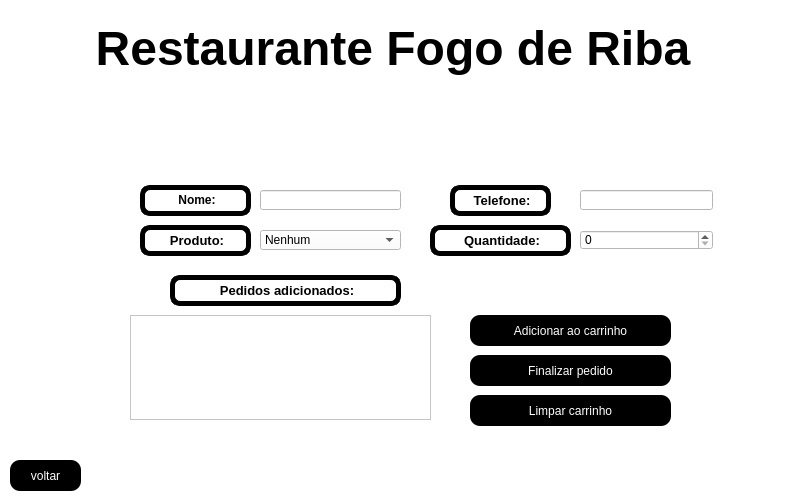
<?xml version="1.0" encoding="UTF-8"?>
<ui version="4.0">
 <class>MainWindow</class>
 <widget class="QMainWindow" name="MainWindow">
  <property name="geometry">
   <rect>
    <x>0</x>
    <y>0</y>
    <width>790</width>
    <height>500</height>
   </rect>
  </property>
  <property name="minimumSize">
   <size>
    <width>790</width>
    <height>500</height>
   </size>
  </property>
  <property name="maximumSize">
   <size>
    <width>790</width>
    <height>500</height>
   </size>
  </property>
  <property name="windowTitle">
   <string>MainWindow</string>
  </property>
  <property name="styleSheet">
   <string notr="true">background-color: rgb(255, 255, 255);</string>
  </property>
  <widget class="QWidget" name="centralwidget">
   <widget class="QLabel" name="label_titulo">
    <property name="geometry">
     <rect>
      <x>80</x>
      <y>20</y>
      <width>626</width>
      <height>58</height>
     </rect>
    </property>
    <property name="styleSheet">
     <string notr="true">background-color: transparent;
color: rgb(0, 0, 0);</string>
    </property>
    <property name="text">
     <string>&lt;html&gt;&lt;head/&gt;&lt;body&gt;&lt;p align=&quot;center&quot;&gt;&lt;span style=&quot; font-size:36pt; font-weight:600;&quot;&gt;Restaurante Fogo de Riba&lt;/span&gt;&lt;/p&gt;&lt;/body&gt;&lt;/html&gt;</string>
    </property>
   </widget>
   <widget class="QLabel" name="label_nome">
    <property name="geometry">
     <rect>
      <x>140</x>
      <y>185</y>
      <width>111</width>
      <height>31</height>
     </rect>
    </property>
    <property name="styleSheet">
     <string notr="true">color: rgb(0, 0, 0);
font: 10pt &quot;Ravie&quot;;
border-radius: 10px;
border-style: solid;
border-width: 5px;
border-color: rgb(0, 0, 0);</string>
    </property>
    <property name="text">
     <string>&lt;html&gt;&lt;head/&gt;&lt;body&gt;&lt;p align=&quot;center&quot;&gt;&lt;span style=&quot; font-weight:600;&quot;&gt;Nome:&lt;/span&gt;&lt;/p&gt;&lt;/body&gt;&lt;/html&gt;</string>
    </property>
   </widget>
   <widget class="QLineEdit" name="lineEdit_cliente">
    <property name="geometry">
     <rect>
      <x>260</x>
      <y>190</y>
      <width>141</width>
      <height>20</height>
     </rect>
    </property>
    <property name="styleSheet">
     <string notr="true">background-color: rgb(255, 255, 255);</string>
    </property>
   </widget>
   <widget class="QLabel" name="label_produto">
    <property name="geometry">
     <rect>
      <x>140</x>
      <y>225</y>
      <width>111</width>
      <height>31</height>
     </rect>
    </property>
    <property name="styleSheet">
     <string notr="true">color: rgb(0, 0, 0);
font: 8pt &quot;Ravie&quot;;
border-radius: 10px;
border-style: solid;
border-width: 5px;
border-color: rgb(0, 0, 0);</string>
    </property>
    <property name="text">
     <string>&lt;html&gt;&lt;head/&gt;&lt;body&gt;&lt;p align=&quot;center&quot;&gt;&lt;span style=&quot; font-size:10pt; font-weight:600;&quot;&gt;Produto:&lt;/span&gt;&lt;/p&gt;&lt;/body&gt;&lt;/html&gt;</string>
    </property>
   </widget>
   <widget class="QComboBox" name="comboBox_pedido">
    <property name="geometry">
     <rect>
      <x>260</x>
      <y>230</y>
      <width>141</width>
      <height>20</height>
     </rect>
    </property>
    <property name="styleSheet">
     <string notr="true">background-color: rgb(255, 255, 255);</string>
    </property>
    <item>
     <property name="text">
      <string>Nenhum</string>
     </property>
    </item>
   </widget>
   <widget class="QLabel" name="label_pedidos">
    <property name="geometry">
     <rect>
      <x>170</x>
      <y>275</y>
      <width>231</width>
      <height>31</height>
     </rect>
    </property>
    <property name="styleSheet">
     <string notr="true">color: rgb(0, 0, 0);
font: 8pt &quot;Ravie&quot;;
border-radius: 10px;
border-style: solid;
border-width: 5px;
border-color: rgb(0, 0, 0);</string>
    </property>
    <property name="text">
     <string>&lt;html&gt;&lt;head/&gt;&lt;body&gt;&lt;p align=&quot;center&quot;&gt;&lt;span style=&quot; font-size:10pt; font-weight:600;&quot;&gt;Pedidos adicionados:&lt;/span&gt;&lt;/p&gt;&lt;/body&gt;&lt;/html&gt;</string>
    </property>
   </widget>
   <widget class="QTextEdit" name="textEdit_listaPedidos">
    <property name="geometry">
     <rect>
      <x>130</x>
      <y>315</y>
      <width>301</width>
      <height>105</height>
     </rect>
    </property>
    <property name="styleSheet">
     <string notr="true">background-color: rgb(255, 255, 255);</string>
    </property>
    <property name="html">
     <string>&lt;!DOCTYPE HTML PUBLIC &quot;-//W3C//DTD HTML 4.0//EN&quot; &quot;http://www.w3.org/TR/REC-html40/strict.dtd&quot;&gt;
&lt;html&gt;&lt;head&gt;&lt;meta name=&quot;qrichtext&quot; content=&quot;1&quot; /&gt;&lt;style type=&quot;text/css&quot;&gt;
p, li { white-space: pre-wrap; }
&lt;/style&gt;&lt;/head&gt;&lt;body style=&quot; font-family:'MS Shell Dlg 2'; font-size:8.25pt; font-weight:400; font-style:normal;&quot;&gt;
&lt;p style=&quot;-qt-paragraph-type:empty; margin-top:0px; margin-bottom:0px; margin-left:0px; margin-right:0px; -qt-block-indent:0; text-indent:0px;&quot;&gt;&lt;br /&gt;&lt;/p&gt;&lt;/body&gt;&lt;/html&gt;</string>
    </property>
   </widget>
   <widget class="QPushButton" name="pushButton_addCarrinho">
    <property name="geometry">
     <rect>
      <x>470</x>
      <y>315</y>
      <width>201</width>
      <height>31</height>
     </rect>
    </property>
    <property name="styleSheet">
     <string notr="true">color: rgb(255, 255, 255);
background-color: rgb(0, 0, 0);
font: 10pt &quot;Ravie&quot;;
border-radius: 10px;
</string>
    </property>
    <property name="text">
     <string>Adicionar ao carrinho</string>
    </property>
   </widget>
   <widget class="QPushButton" name="pushButton_finalizarPedido">
    <property name="geometry">
     <rect>
      <x>470</x>
      <y>355</y>
      <width>201</width>
      <height>31</height>
     </rect>
    </property>
    <property name="styleSheet">
     <string notr="true">color: rgb(255, 255, 255);
background-color: rgb(0, 0, 0);
font: 10pt &quot;Ravie&quot;;
border-radius: 10px;
</string>
    </property>
    <property name="text">
     <string>Finalizar pedido</string>
    </property>
   </widget>
   <widget class="QPushButton" name="pushButton_limparCarrinho">
    <property name="geometry">
     <rect>
      <x>470</x>
      <y>395</y>
      <width>201</width>
      <height>31</height>
     </rect>
    </property>
    <property name="styleSheet">
     <string notr="true">color: rgb(255, 255, 255);
background-color: rgb(0, 0, 0);
font: 10pt &quot;Ravie&quot;;
border-radius: 10px;
</string>
    </property>
    <property name="text">
     <string>Limpar carrinho</string>
    </property>
   </widget>
   <widget class="QSpinBox" name="spinBox_quantidade">
    <property name="geometry">
     <rect>
      <x>580</x>
      <y>230</y>
      <width>133</width>
      <height>20</height>
     </rect>
    </property>
    <property name="styleSheet">
     <string notr="true">background-color: rgb(255, 255, 255);</string>
    </property>
   </widget>
   <widget class="QLabel" name="label_quantidade">
    <property name="geometry">
     <rect>
      <x>430</x>
      <y>225</y>
      <width>141</width>
      <height>31</height>
     </rect>
    </property>
    <property name="styleSheet">
     <string notr="true">color: rgb(0, 0, 0);
font: 8pt &quot;Ravie&quot;;
border-radius: 10px;
border-style: solid;
border-width: 5px;
border-color: rgb(0, 0, 0);</string>
    </property>
    <property name="text">
     <string>&lt;html&gt;&lt;head/&gt;&lt;body&gt;&lt;p align=&quot;center&quot;&gt;&lt;span style=&quot; font-size:10pt; font-weight:600;&quot;&gt;Quantidade:&lt;/span&gt;&lt;/p&gt;&lt;/body&gt;&lt;/html&gt;</string>
    </property>
   </widget>
   <widget class="QLabel" name="label_telefone">
    <property name="geometry">
     <rect>
      <x>450</x>
      <y>185</y>
      <width>101</width>
      <height>31</height>
     </rect>
    </property>
    <property name="styleSheet">
     <string notr="true">color: rgb(0, 0, 0);
font: 8pt &quot;Ravie&quot;;
border-radius: 10px;
border-style: solid;
border-width: 5px;
border-color: rgb(0, 0, 0);</string>
    </property>
    <property name="text">
     <string>&lt;html&gt;&lt;head/&gt;&lt;body&gt;&lt;p align=&quot;center&quot;&gt;&lt;span style=&quot; font-size:10pt; font-weight:600;&quot;&gt;Telefone:&lt;/span&gt;&lt;/p&gt;&lt;/body&gt;&lt;/html&gt;</string>
    </property>
   </widget>
   <widget class="QLineEdit" name="lineEdit">
    <property name="geometry">
     <rect>
      <x>580</x>
      <y>190</y>
      <width>133</width>
      <height>20</height>
     </rect>
    </property>
   </widget>
   <widget class="QLabel" name="label_wallpaper">
    <property name="geometry">
     <rect>
      <x>20</x>
      <y>40</y>
      <width>721</width>
      <height>471</height>
     </rect>
    </property>
    <property name="text">
     <string>&lt;html&gt;&lt;head/&gt;&lt;body&gt;&lt;p&gt;&lt;img src=&quot;:/Imagens/fundoPedidos.jpg&quot;/&gt;&lt;/p&gt;&lt;/body&gt;&lt;/html&gt;</string>
    </property>
   </widget>
   <widget class="QPushButton" name="pushButton_voltar">
    <property name="geometry">
     <rect>
      <x>10</x>
      <y>460</y>
      <width>71</width>
      <height>31</height>
     </rect>
    </property>
    <property name="styleSheet">
     <string notr="true">color: rgb(255, 255, 255);
background-color: rgb(0, 0, 0);
font: 10pt &quot;Ravie&quot;;
border-radius: 10px;
</string>
    </property>
    <property name="text">
     <string>voltar</string>
    </property>
   </widget>
   <zorder>label_wallpaper</zorder>
   <zorder>label_titulo</zorder>
   <zorder>label_nome</zorder>
   <zorder>lineEdit_cliente</zorder>
   <zorder>label_produto</zorder>
   <zorder>comboBox_pedido</zorder>
   <zorder>label_pedidos</zorder>
   <zorder>textEdit_listaPedidos</zorder>
   <zorder>pushButton_addCarrinho</zorder>
   <zorder>pushButton_finalizarPedido</zorder>
   <zorder>pushButton_limparCarrinho</zorder>
   <zorder>spinBox_quantidade</zorder>
   <zorder>label_quantidade</zorder>
   <zorder>label_telefone</zorder>
   <zorder>lineEdit</zorder>
   <zorder>pushButton_voltar</zorder>
  </widget>
 </widget>
 <resources>
  <include location="pictures.qrc"/>
 </resources>
 <connections/>
</ui>
